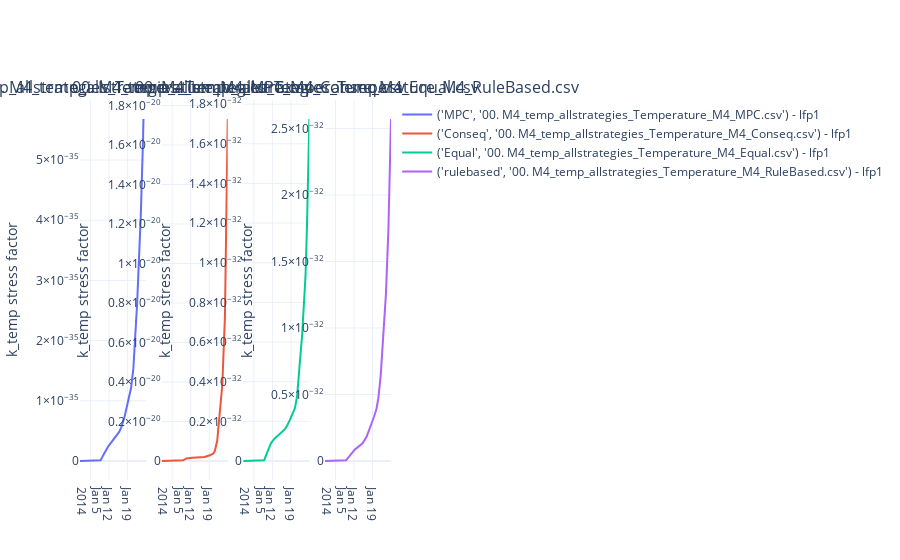

Here is the notebook cell this chart was saved with:
### Code cell
plot_k_temp(string_loss)

### Figure 1 — Plotly figure (JSON) as saved in the notebook; plotly's stock layout.template omitted (floating-point values rounded to 4 significant figures; data arrays with more than 128 entries replaced by an {"elided": "..."} marker saying what was removed)
{"data": [{"name": "('MPC', '00. M4_temp_allstrategies_Temperature_M4_MPC.csv') - lfp1", "type": "scatter", "x": {"elided": "2399 str values"}, "xaxis": "x", "y": {"elided": "2399 float values"}, "yaxis": "y"}, {"name": "('Conseq', '00. M4_temp_allstrategies_Temperature_M4_Conseq.csv') - lfp1", "type": "scatter", "x": {"elided": "2399 str values"}, "xaxis": "x2", "y": {"elided": "2399 float values"}, "yaxis": "y2"}, {"name": "('Equal', '00. M4_temp_allstrategies_Temperature_M4_Equal.csv') - lfp1", "type": "scatter", "x": {"elided": "2399 str values"}, "xaxis": "x3", "y": {"elided": "2399 float values"}, "yaxis": "y3"}, {"name": "('rulebased', '00. M4_temp_allstrategies_Temperature_M4_RuleBased.csv') - lfp1", "type": "scatter", "x": {"elided": "2399 str values"}, "xaxis": "x4", "y": {"elided": "2399 float values"}, "yaxis": "y4"}], "layout": {"annotations": [{"font": {"size": 16}, "showarrow": false, "text": "00. M4_temp_allstrategies_Temperature_M4_MPC.csv", "x": 0.1062, "xanchor": "center", "xref": "paper", "y": 1, "yanchor": "bottom", "yref": "paper"}, {"font": {"size": 16}, "showarrow": false, "text": "00. M4_temp_allstrategies_Temperature_M4_Conseq.csv", "x": 0.3688, "xanchor": "center", "xref": "paper", "y": 1, "yanchor": "bottom", "yref": "paper"}, {"font": {"size": 16}, "showarrow": false, "text": "00. M4_temp_allstrategies_Temperature_M4_Equal.csv", "x": 0.6313, "xanchor": "center", "xref": "paper", "y": 1, "yanchor": "bottom", "yref": "paper"}, {"font": {"size": 16}, "showarrow": false, "text": "00. M4_temp_allstrategies_Temperature_M4_RuleBased.csv", "x": 0.8938, "xanchor": "center", "xref": "paper", "y": 1, "yanchor": "bottom", "yref": "paper"}], "xaxis": {"anchor": "y", "domain": [0, 0.2125]}, "xaxis2": {"anchor": "y2", "domain": [0.2625, 0.475]}, "xaxis3": {"anchor": "y3", "domain": [0.525, 0.7375]}, "xaxis4": {"anchor": "y4", "domain": [0.7875, 1]}, "yaxis": {"anchor": "x", "domain": [0, 1], "title": {"text": "k_temp stress factor"}}, "yaxis2": {"anchor": "x2", "domain": [0, 1], "title": {"text": "k_temp stress factor"}}, "yaxis3": {"anchor": "x3", "domain": [0, 1], "title": {"text": "k_temp stress factor"}}, "yaxis4": {"anchor": "x4", "domain": [0, 1], "title": {"text": "k_temp stress factor"}}}}
